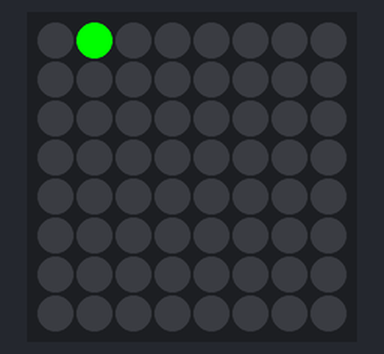
Bench run of a program on a simulated Raspberry Pi (BCM pin numbers) with a Sense HAT. On the bench: the Sense HAT's 8×8 RGB LED matrix. Random numbers come from a fixed seed. At 6.5 s the program stops and its outputs stay as they are.

Above: at 0.07 s.
At 0.77 s:
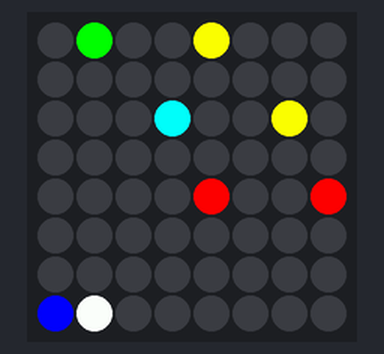
At 1.13 s:
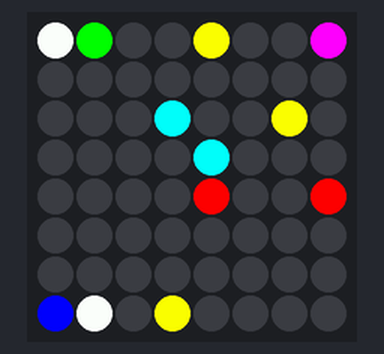
At 1.49 s:
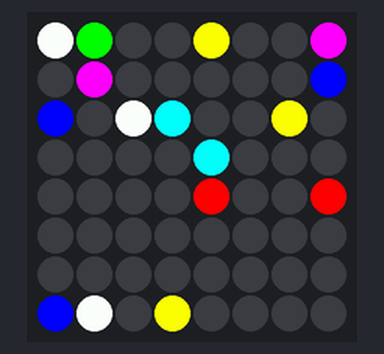
At 4.34 s:
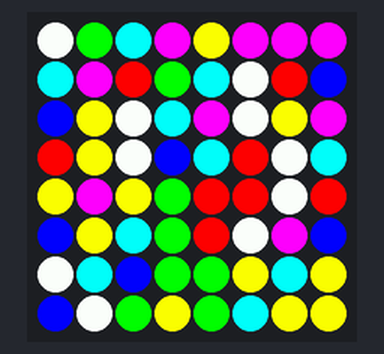

The program:

loading_screen.py
```python
from sense_hat import SenseHat
import time
import random

def show_loading_screen():
    sense = SenseHat()
    colors = [
        (255, 0, 0),    # Red
        (0, 255, 0),    # Green
        (0, 0, 255),    # Blue
        (255, 255, 0),  # Yellow
        (255, 0, 255),  # Magenta
        (0, 255, 255),  # Cyan
        (255, 255, 255)  # White
        ]

    sense.clear()
    structure = sense.get_pixels()

    counter = 0
    pixels = [x for x in range(64)]

    while counter < 64:
        index = random.randint(0,6)
        color = colors[index]
        try:
            j = pixels.pop(random.randint(0, len(pixels)-1))

        except ValueError:
            pass

        sense.set_pixel(j//8, j%8, color)
        time.sleep(0.1-(counter//8)/100)
        counter+=1

    time.sleep(0.3)
    sense.clear(255, 255, 255)
    time.sleep(2)
    sense.clear()

if __name__ == "__main__":
    show_loading_screen()
```
